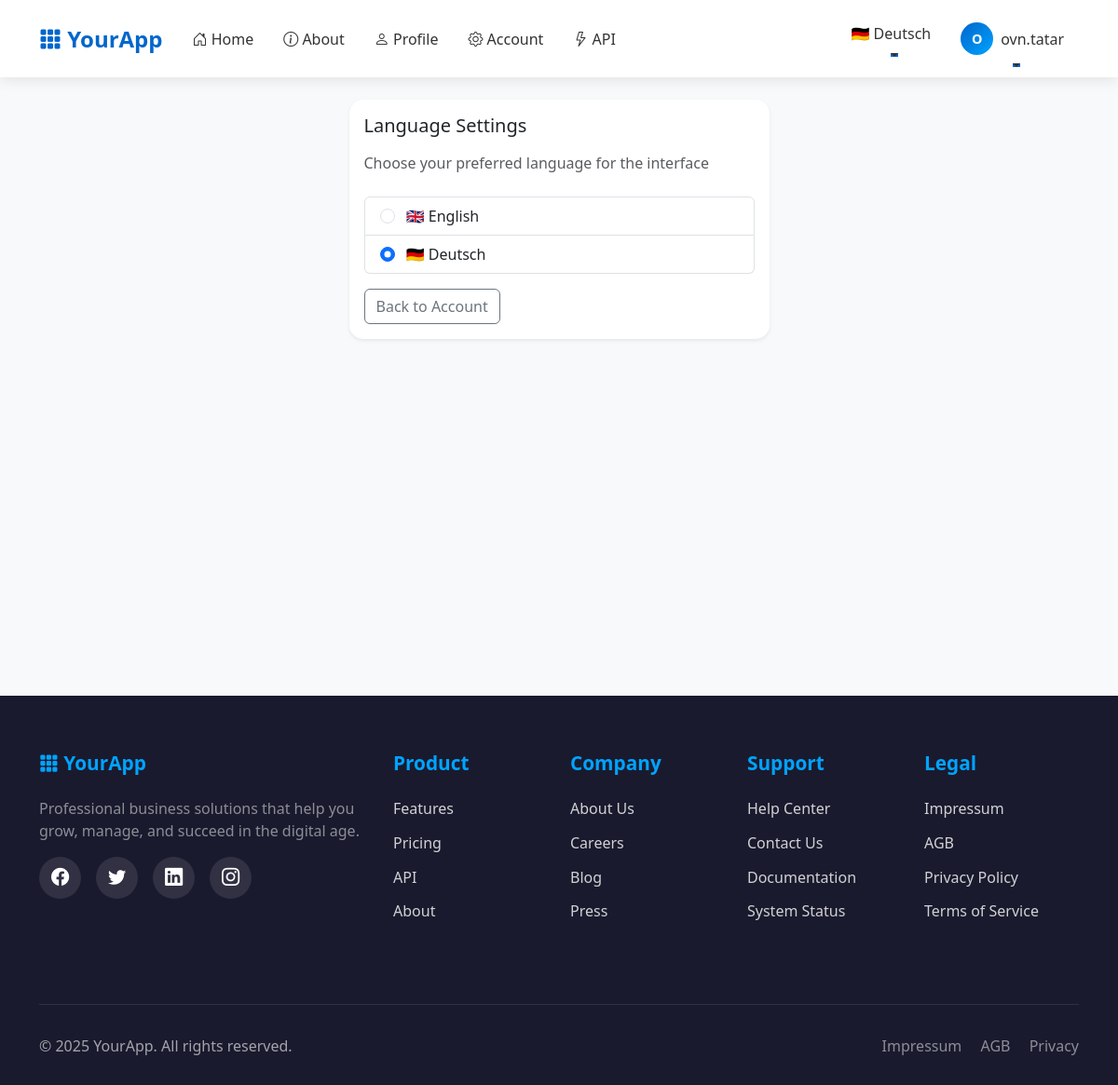
The page /account/language (signed in) on the database as committed earlier.
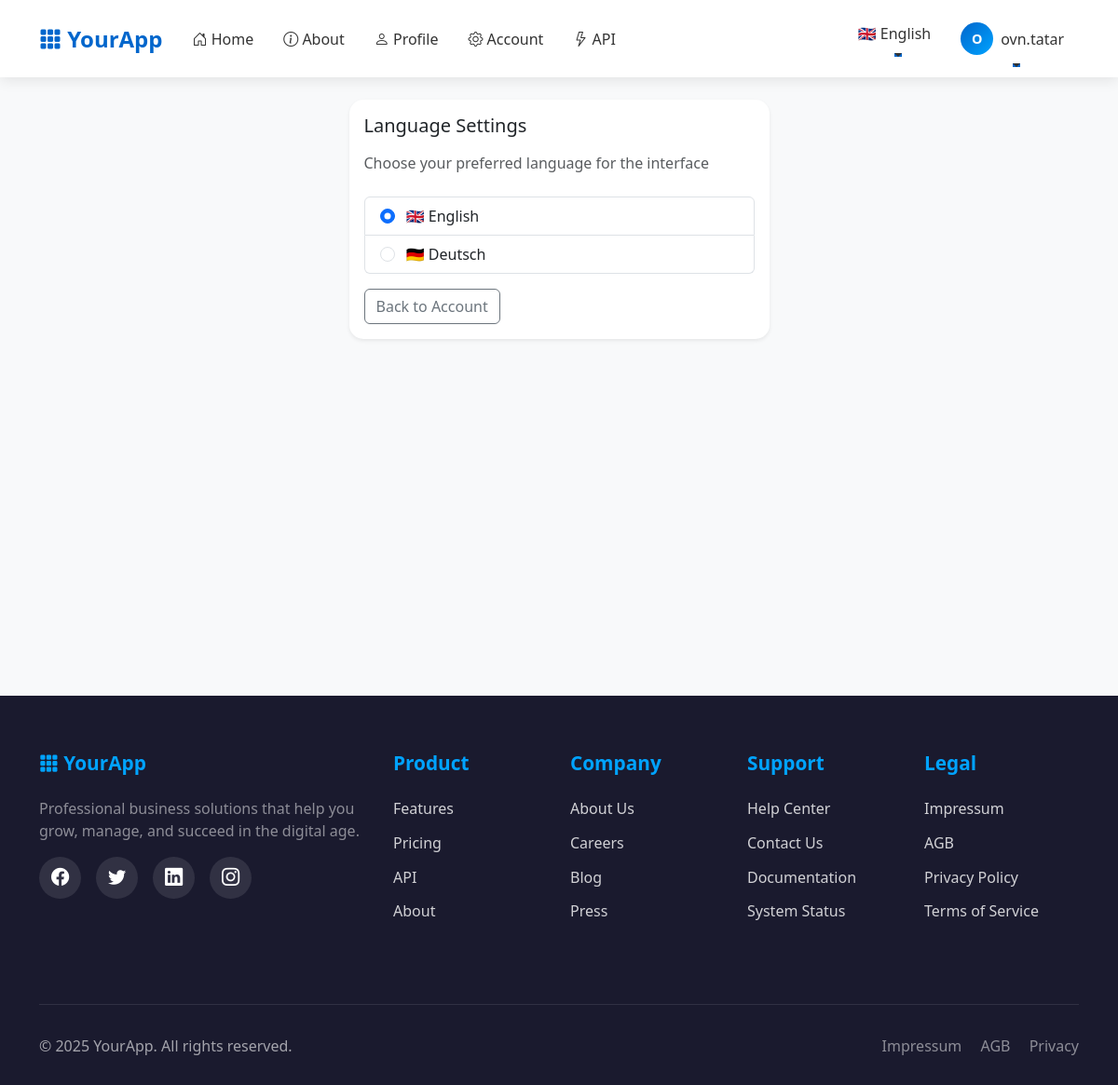
The same page on the database as committed later.
### app/models/user.py (models this page shows, shortened)
class User(UserMixin, db.Model):
    id = db.Column(db.Integer, primary_key=True)
    email = db.Column(db.String(255), unique=True, nullable=False, index=True)
    language = db.Column(db.String(5), default='en')
    role = db.Column(db.String(20), nullable=False, default='user', index=True)
    password_hash = db.Column(db.String(255), nullable=False)
    created_at = db.Column(db.DateTime, default=datetime.utcnow, nullable=False)
    confirmed_at = db.Column(db.DateTime, nullable=True)
    is_active = db.Column(db.Boolean, default=True, nullable=False, index=True)
    plan_id = db.Column(db.Integer, db.ForeignKey('plan.id'), nullable=True)
    plan = db.relationship('Plan', back_populates='users')
    plan_subscribed_at = db.Column(db.DateTime, nullable=True)
    billing = db.relationship("BillingProfile", uselist=False, back_populates="user", cascade="all, delete-orphan")
    api_keys = db.relationship("APIKey", back_populates="user", cascade="all, delete-orphan", lazy='dynamic')
    @property
    def is_authenticated(self):
        return True

### app/blueprints/account/routes.py (the view, shortened to what this page needs)
@bp.route('/language', methods=['GET', 'POST'])
@login_required
def change_language():
    return render_template('account/language.html')

### app/__init__.py (called while the page is built)
def get_locale():
    from flask_login import current_user
    if current_user.is_authenticated and hasattr(current_user, 'language'):
        return current_user.language
    from flask import current_app
    return request.accept_languages.best_match(current_app.config['BABEL_SUPPORTED_LOCALES'])

### app/context_helpers.py (called while the page is built)
def register_context_processors(app):
    @app.context_processor
    def utility_processor():
        def has_endpoint(name: str) -> bool:
            return name in current_app.view_functions
        return dict(has_endpoint=has_endpoint)

### app/templates/account/language.html (shortened to what this page needs)
{% extends "base.html" %}
{% block content %}
<div class="row justify-content-center">
  <div class="col-12 col-md-6 col-lg-5">
    <div class="card shadow-sm">
      <div class="card-body">
        <h1 class="h5 mb-3">{{ _('Language Settings') }}</h1>
        <p class="text-muted mb-4">{{ _('Choose your preferred language for the interface') }}</p>
        <form method="POST">
          <div class="list-group mb-3">
            <label class="list-group-item">
              <input class="form-check-input me-2" type="radio" name="language" value="en"
                     {% if current_user.language == 'en' %}checked{% endif %}
                     onchange="this.form.submit()">
              🇬🇧 English
            </label>
            <label class="list-group-item">
              <input class="form-check-input me-2" type="radio" name="language" value="de"
                     {% if current_user.language == 'de' %}checked{% endif %}
                     onchange="this.form.submit()">
              🇩🇪 Deutsch
            </label>
          </div>
        </form>
        <div class="mt-3">
          <a href="{{ url_for('account.overview') }}" class="btn btn-outline-secondary">{{ _('Back to Account') }}</a>
        </div>
      </div>
    </div>
  </div>
</div>
{% endblock %}

### app/templates/base.html (shortened to what the changed rows need)
<!doctype html>
<html lang="en">
<head>
    <link href="https://cdn.jsdelivr.net/npm/bootstrap@5.3.3/dist/css/bootstrap.min.css" rel="stylesheet">
    <link rel="stylesheet" href="https://cdn.jsdelivr.net/npm/bootstrap-icons@1.11.0/font/bootstrap-icons.css">
    <link href="{{ url_for('static', filename='css/app.css') }}" rel="stylesheet">
</head>
<body>
    <nav class="navbar navbar-expand-lg navbar-light sticky-top">
        <div class="container">
            <div class="collapse navbar-collapse" id="navbarNav">
                <ul class="navbar-nav me-auto">
                    <li class="nav-item">
                        <a class="nav-link" href="{{ url_for('main.index') }}">
                            <i class="bi bi-house-door"></i> {{ _('Home') }}
                        </a>
                    </li>
                </ul>
                <ul class="navbar-nav">
                    {% if current_user.is_authenticated %}
                        <li class="nav-item dropdown language-dropdown">
                            <a class="nav-link dropdown-toggle" href="#" id="languageDropdown" role="button"
                               data-bs-toggle="dropdown" aria-expanded="false">
                                {% if current_user.language == 'de' %}
                                    🇩🇪 Deutsch
                                {% else %}
                                    🇬🇧 English
                                {% endif %}
                            </a>
                        </li>
                        <li class="nav-item dropdown">
                            <a class="nav-link dropdown-toggle d-flex align-items-center" href="#" id="userDropdown"
                               role="button" data-bs-toggle="dropdown" aria-expanded="false">
                                <div class="user-avatar me-2">
                                    {{ current_user.email[0]|upper }}
                                </div>
                                <span class="d-none d-lg-inline">{{ current_user.email.split('@')[0] }}</span>
                            </a>
                        </li>
                    {% endif %}
                </ul>
            </div>
        </div>
    </nav>
    <main class="py-4">
        <div class="container">
            {% block content %}{% endblock %}
        </div>
    </main>
</body>
</html>

Rows that differ between the two databases and show on the page:
changed User "Home": language "☐ 🇬🇧 English" → "☑ 🇬🇧 English"; language "☑ 🇩🇪 Deutsch" → "☐ 🇩🇪 Deutsch"
Other text that changed with them:
text no longer shown: "🇩🇪 Deutsch"
text now shown: "🇬🇧 English"
